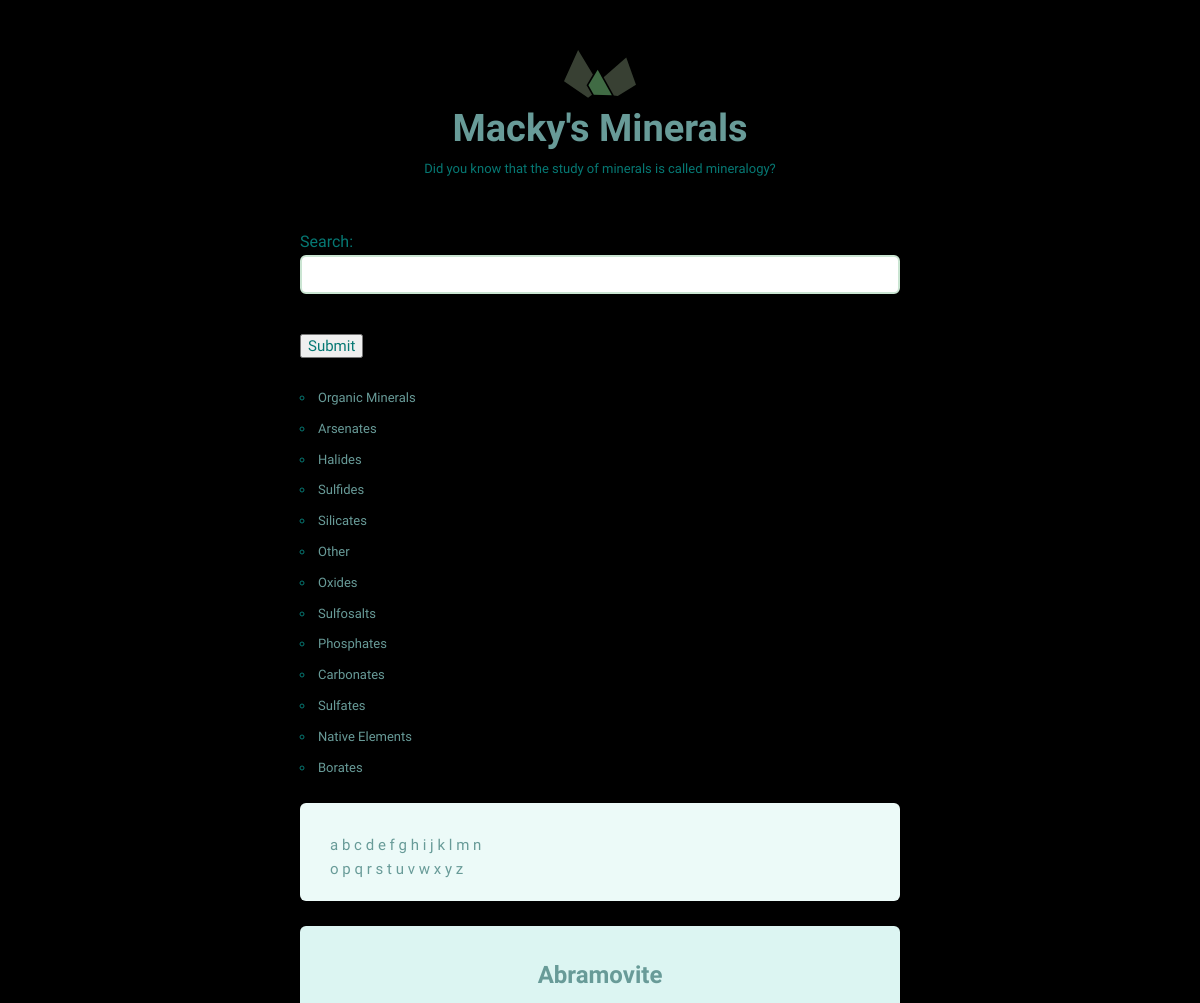
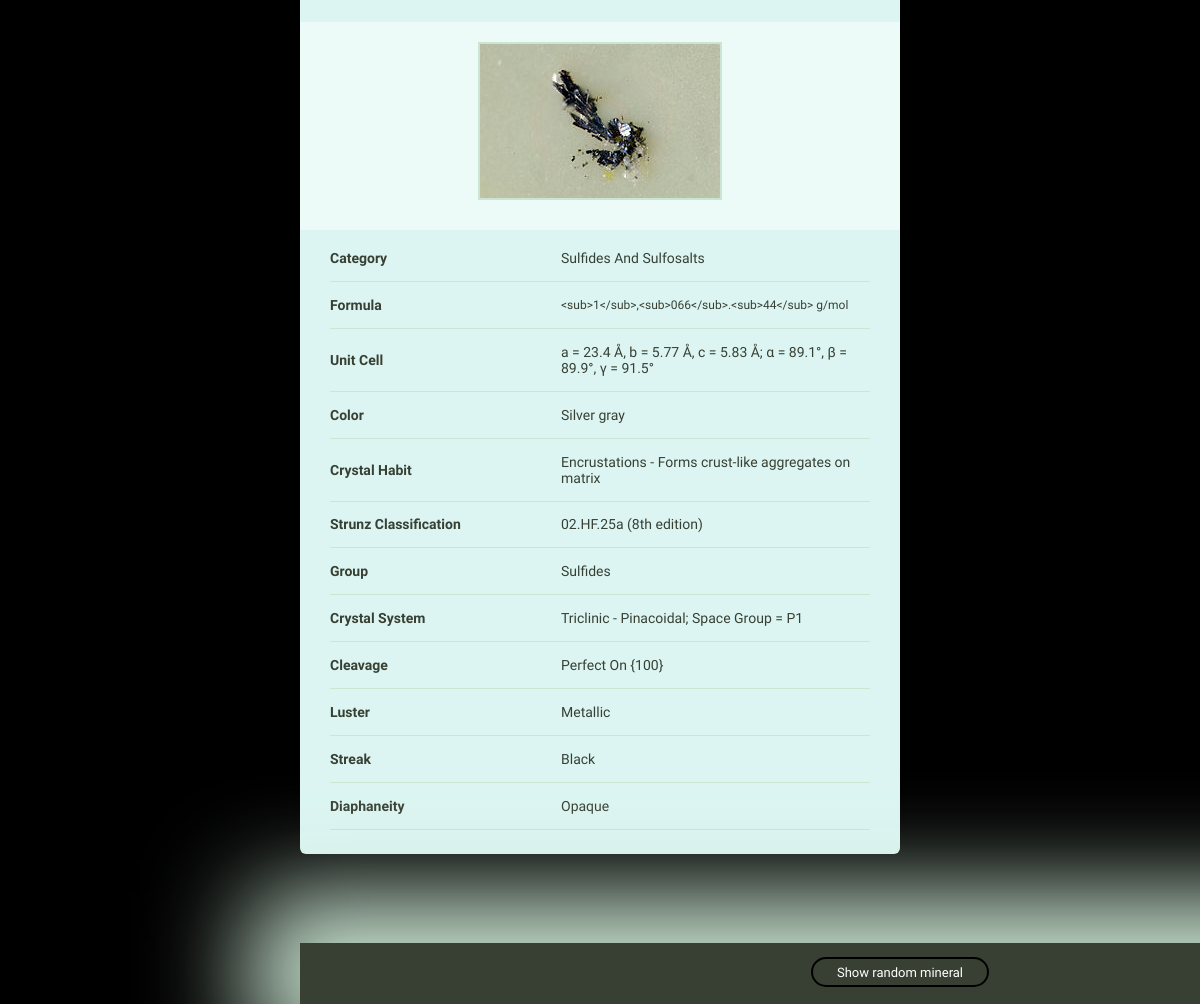
/detail/4/, run on the app's committed database (2 pictures, top to bottom).
### minerals/models.py (models this page shows, shortened)
class Mineral(models.Model):
    name = models.CharField(max_length=500)
    image_filename = models.CharField(max_length=500)
    image_caption = models.CharField(max_length=500)
    category = models.CharField(max_length=500)
    formula = models.CharField(max_length=500)
    strunz_classification = models.CharField(max_length=500)
    color = models.CharField(max_length=500)
    crystal_system = models.CharField(max_length=500)
    unit_cell = models.CharField(max_length=500)
    crystal_symmetry = models.CharField(max_length=500)
    cleavage = models.CharField(max_length=500)
    mohs_scale_hardness = models.CharField(max_length=500)
    luster = models.CharField(max_length=500)
    streak = models.CharField(max_length=500)
    diaphaneity = models.CharField(max_length=255)
    optical_properties = models.CharField(max_length=500)
    refractive_index = models.CharField(max_length=500)
    crystal_habit = models.CharField(max_length=500)
    specific_gravity = models.CharField(max_length=500)
    group = models.CharField(max_length=500)

### minerals/views.py (the view)
# urls.py: path('detail/<int:pk>/', views.mineral_detail, name='mineral_detail'),
def mineral_detail(request, pk):
    mineral = Mineral.objects.filter(pk=pk)
    if mineral.exists():
        return render(request, 'minerals/detail.html', {'mineral': mineral})
    else:
        raise Http404

### minerals/forms.py
class SearchForm(forms.Form):
    q = forms.CharField(label='Search')

### minerals/context_processors.py (called while the page is built)
def alphabet_grid(request):
    alphabet = [letter for letter in 'abcdefghijklmnopqrstuvwxyz']
    return {'alphabet': alphabet}

def search(request):
    form = forms.SearchForm()
    return {'form': form}

def group(request):
    groups = Mineral.objects.order_by().values('group').distinct()
    group_list = []
    for x in groups:
        group_list.append(x)
    return {'group_list': group_list}

### minerals/templates/minerals/detail.html (shortened to what this page needs)
{% extends "minerals/layout.html" %}
{% load static from staticfiles %}
{% block content %}
{% for min in mineral %}
<div class="grid-100 mineral__container">
  <h1 class="mineral__name">{{ min.name }}</h1>
  <div class="mineral__image-bg">
    <img class="mineral__image" src="{% static '/minerals/images/'%}{{ min.name }}.jpg">
    <p class="mineral__caption">{{ min.image_caption }}</p>
  </div>
<div>
  <div class="mineral__table-container">
    <table class="mineral__table">
      <tr>
        {% if min.category %}
        <td class="mineral__category">Category</td>
        <td>{{ min.category|title }}</td>
        {% endif %}
      </tr>
      <tr>
        {% if min.formula %}
        <td class="mineral__category">Formula</td>
        <td class="mineral__formula">{{ min.formula }}</td>
        {% endif %}
      </tr>
      <tr>
        {% if min.unit_cell %}
        <td class="mineral__category">Unit Cell</td>
        <td>{{ min.unit_cell }}</td>
        {% endif %}
      </tr>
      <tr>
        {% if min.color %}
        <td class="mineral__category">Color</td>
        <td>{{ min.color }}</td>
        {% endif %}
      </tr>
      <tr>
          {% if min.crystal_habit %}
        <td class="mineral__category">Crystal Habit</td>
        <td>{{ min.crystal_habit }}</td>
          {% endif %}
      </tr>
      <tr>
          {% if min.strunz_classification %}
        <td class="mineral__category">Strunz Classification</td>
        <td>{{ min.strunz_classification }}</td>
          {% endif %}
      </tr>
      <tr>
        {% if min.group %}
        <td class="mineral__category">Group</td>
        <td>{{ min.group }}</td>
        {% endif %}
      </tr>
      <tr>
        {% if min.crystal_system %}
        <td class="mineral__category">Crystal System</td>
        <td>{{ min.crystal_system|title }}</td>
        {% endif %}
      </tr>
      <tr>
        {% if min.cleavage %}
        <td class="mineral__category">Cleavage</td>
        <td>{{ min.cleavage|title }}</td>
        {% endif %}
      </tr>
      <tr>
        {% if min.luster %}
        <td class="mineral__category">Luster</td>
        <td>{{ min.luster|title }}</td>
        {% endif %}
      </tr>
      <tr>
        {% if min.streak %}
        <td class="mineral__category">Streak</td>
        <td>{{ min.streak|title }}</td>
        {% endif %}
      </tr>
      <tr>
        {% if min.diaphaneity %}
        <td class="mineral__category">Diaphaneity</td>
        <td>{{ min.diaphaneity|title }}</td>
        {% endif %}
      </tr>
    </table>
  </div>
</div>
</div>
{% endfor %}
{% endblock %}

### minerals/static/minerals/css/global.css (style rules this page uses)
html { font-family: sans-serif; -ms-text-size-adjust: 100%; -webkit-text-size-adjust: 100%; }
body { margin: 0; }
h1 { font-size: 2em; margin: 0.67em 0; }
img { border: 0; }
input { color: inherit; font: inherit; margin: 0; }
input { line-height: normal; }
table { border-collapse: collapse; border-spacing: 0; }
td, th { padding: 0; }
html { font-size: 62.5%; }
body { background-color: #000000; font-size: 1.5em; line-height: 1.6; font-weight: 400; font-family: "Cousine"; color: #067873; }
.grid, .grid-5, .grid-10, .grid-15, .grid-20, .grid-25, .grid-30, .grid-33, .grid-35, .grid-40, .grid-45, .grid-50, .grid-55, .grid-60, .grid-65, .grid-66, .grid-70, .grid-75, .grid-80, .grid-90, .grid-95, .grid-100 { float: left; box-sizing: border-box; position: relative; }
.grid-100 { width: 100%; }
h1, h2, h3, h4, h5, h6 { margin-top: 0; margin-bottom: 2rem; font-weight: bold; font-family: "Work Sans", sans-serif; color: #689b98; }
h1 { font-size: 3.8rem; }
@media (min-width: 550px) { h1 { font-size: 3.8rem; } }
p { margin-top: 0; font-size: 1.6rem; }
input[type="text"] { background: #fff; width: 100%; color: #666; border-radius: 6px; border: 2px solid #CAE5D2; padding: 9px 15px 10px 15px; margin-bottom: 15px; outline: none; box-sizing: border-box; font-size: 1.4rem; font-family: "Work Sans", sans-serif; -webkit-appearance: none; -moz-appearance: none; appearance: none; -webkit-transition: 0.2s; -moz-transition: 0.2s; -ms-transition: 0.2s; -o-transition: 0.2s; transition: 0.2s; }
th, td { padding: 15px; text-align: left; border-bottom: 1px solid #e1e1e1; }
th:first-child, td:first-child { padding-left: 0; }
th:last-child, td:last-child { padding-right: 0; }
input { margin-bottom: 1.5rem; }
table, p, ul { margin-bottom: 2.5rem; }
.mineral__container { background-color: #dcf5f2; border-radius: 6px; list-style: none; padding: 0; text-align: center; }
.mineral__name { display: block; width: 100%; margin: 0; font-size: 24px; padding: 30px 0 30px 0; }
.mineral__image { display: block; margin: 0 auto; border: solid 2px #CAE5D2; }
.mineral__image-bg { background-color: #ecfaf8; padding: 20px 0; }
.mineral__caption { font-size: 12px; font-style: italic; padding: 10px 0 0 0; margin: 0; }
.mineral__table { font-size: 14px; color: #384033; }
.mineral__table td { border-color: #CAE5D2; }
.mineral__table-container { padding: 5px 30px 0; }
.mineral__category { font-weight: bold; width: 40%; }
.mineral__formula { font-size: 12px; }

### data on the page
Mineral: name "Abramovite", name (picture), category "Sulfides And Sulfosalts", formula "<sub>1</sub>,<sub>066</sub>.<sub>44</sub> g/mol", unit_cell "a = 23.4 Å, b = 5.77 Å, c = 5.83 Å; α = 89.1°, β = 89.9°, γ = 91.5°", color "Silver gray", crystal_habit "Encrustations - Forms crust-like aggregates on matrix", strunz_classification "02.HF.25a (8th edition)", group "Sulfides", crystal_system "Triclinic - Pinacoidal; Space Group = P1", cleavage "Perfect On {100}", luster "Metallic", streak "Black", diaphaneity "Opaque"

### other printed values
{{ group.group }} "Organic Minerals" "Arsenates" "Halides" "Sulfides" "Silicates" "Other" "Oxides" "Sulfosalts" "Phosphates" "Carbonates" "Sulfates" "Native Elements" "Borates"
{{ letter }} "a" "b" "c" "d" "e" "f" "g" "h" "i" "j" "k" "l" "m" "n" "o" "p" "q" "r" "s" "t" "u" "v" "w" "x" "y" "z"
